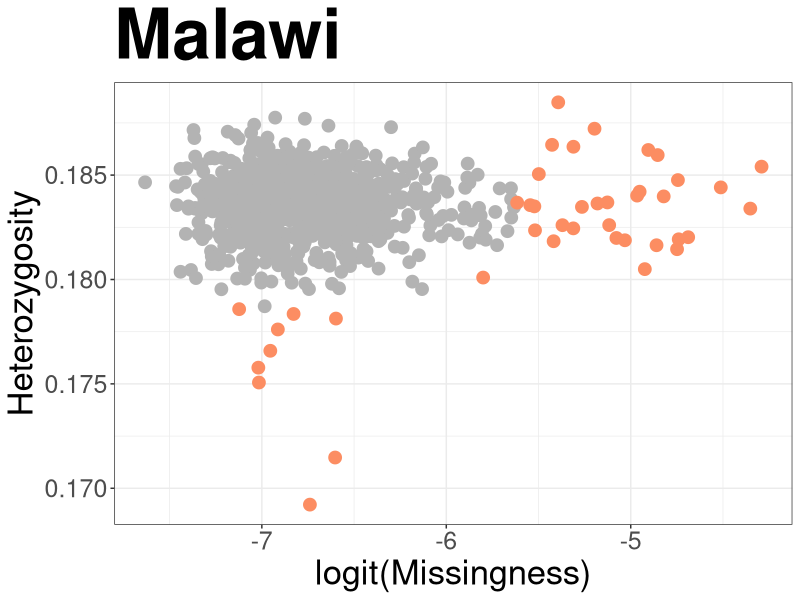
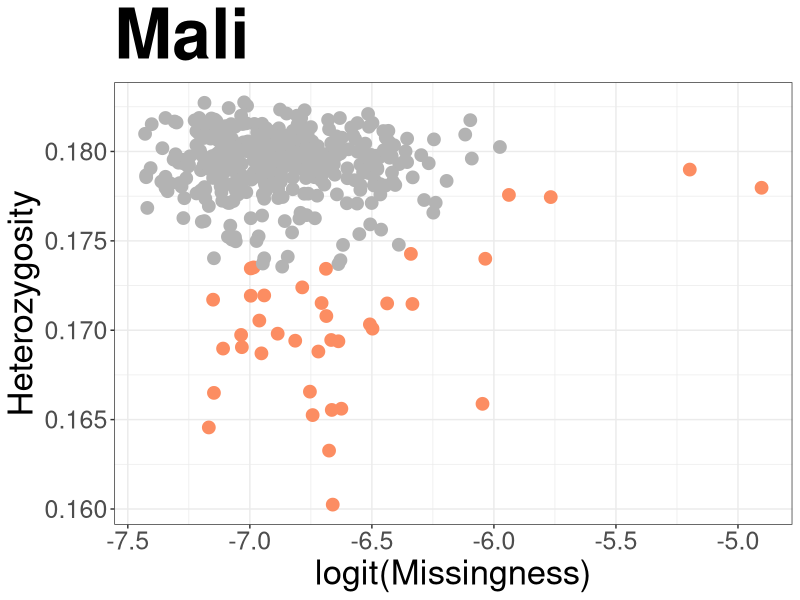

Write R code to recreate these figures, in order.
rm(list = ls(all=TRUE))
library(ggplot2)
library(mvtnorm)
library(quantreg)
library(MCMCpack)
library(patchwork)
library(RColorBrewer)

#aberrant function taken from: https://www.well.ox.ac.uk/~spencer/Aberrant/
aberrant <-
  function ( x , lambda , niter = 10000 , burnin = 100 , prior_df = NULL, prior_scale= NULL, hyper_prior_mean = NULL , hyper_prior_var = NULL,  hyper_prior_df = NULL , hyper_prior_scale = NULL , alpha = NULL, beta = NULL , standardize = TRUE , verbose = TRUE , uncorr = FALSE )     
  {
    
    if ( missing ( x ) ) { stop ( "'x' missing" ) } 
    
    # n is the number of individuals, m is the number of summary statistics, and g is the number of groups (2 groups: "normal" individuals and outliers)
    x_ini <- as.matrix ( x ) 
    nb_ind <- nrow ( x_ini )
    m <- ncol ( x_ini )
    g <- 2
    
    ## Data and parameter format checks 
    # currently, the function can handle only 2 summary statistics
    if ( m != 2 ) 
    {
      stop ( "x must be a matrix of two summary statistics" )
    }
    
    if ( missing ( lambda ) || ! is.numeric ( lambda ) || length ( lambda ) != 1 )
    {
      stop ("Parameter 'lambda' must be a numeric of length 1")
    }
    
    if ( ! is.null ( hyper_prior_var ) & ( ! is.numeric ( hyper_prior_var ) || length ( hyper_prior_var  ) != m )  ) 
    {
      stop ( paste ( "Prior parameter 'hyper_prior_var' must be either NULL either a vector of length " , m ) ) 
    }
    
    if ( ! is.null ( hyper_prior_df ) & ( ! is.numeric ( hyper_prior_df ) || length ( hyper_prior_df ) != 2 ) )
    {
      stop ( "Parameter 'hyper_prior_df' must be either NULL either a numeric vector of length 2" )
    }
    
    if ( ! is.null ( hyper_prior_scale ) & ( ! is.numeric ( hyper_prior_scale ) || length ( hyper_prior_scale ) != m ) )
    {
      stop ( "Parameter 'hyper_prior_scale' must be either NULL either a numeric vector of length 2" )
    }
    
    if ( ! is.null ( prior_df ) & ( ! is.numeric ( prior_df ) || ( uncorr == TRUE & length ( prior_df ) != 2 ) || ( uncorr == FALSE & length ( prior_df ) != 1 ) ) )
    {
      stop ( "Parameter 'prior_df' must be a numeric of length 1 if uncorr=FALSE and a numeric of length 2 if uncorr=TRUE" )
    }
    
    if ( ! is.null ( prior_scale ) & ( ! is.matrix ( prior_scale ) || nrow ( prior_scale ) != m ) )
    {
      stop ( "Parameter 'prior_scale' must be either NULL either a 2*2 matrix" )
    }
    
    if ( ! ( is.null ( hyper_prior_mean ) & is.null ( hyper_prior_var ) & is.null ( prior_df ) & is.null ( prior_scale ) & is.null ( hyper_prior_df ) & is.null ( hyper_prior_scale ) ) & ! ( ! is.null ( hyper_prior_mean ) &  ! is.null ( hyper_prior_var ) & ! is.null ( prior_df ) &  ! is.null ( prior_scale ) & !is.null ( hyper_prior_df ) & !is.null ( hyper_prior_scale ) ) )
    {
      stop ( paste ( "Prior parameters  'prior_df', 'prior_scale', 'hyper_prior_mean', 'hyper_prior_var', 'hyper_prior_df' and 'hyper_prior_scale' must be all NULL or all numeric" ) )
    }
    
    if ( ! is.null (prior_scale) & uncorr == TRUE & ( ! prior_scale[1,2]==0 || ! prior_scale[2,1]==0 ) )
    {
      stop ( "If uncorr = TRUE, then matrix 'prior_scale' must be either NULL or diagonal" )
    }
    
    if ( ! is.null ( alpha ) & ( ! is.numeric ( alpha ) || length ( alpha ) != 1 ) )
    {
      stop ( "Parameter 'alpha' must be a numeric of length 1" )
    }
    
    if ( ! is.null ( beta ) & ( ! is.numeric ( beta ) || length ( beta ) != 1 ) )
    {
      stop ( "Parameter 'beta' must be a numeric of length 1" )
    }
    
    if ( ! ( is.null ( alpha ) & is.null ( beta ) ) & ! ( ! is.null ( alpha ) &  ! is.null ( beta ) ) )
    {
      stop ( paste ( "Prior parameters 'alpha' and 'beta' must be both NULL or both numeric" ) )
    }
    
    
    # Standardize the data if required
    if ( standardize ) { x <- scale ( x_ini ) }
    if ( ! standardize ) { x <- x_ini }
    
    # param is a list containing values for mean and variance of the summary statistics in the "normal" and "outlier" group. Hyper_param is a list containing values for mean and variance of the prior on the means of the distribution describing the variability of the summary statistics. 
    param <- list ( mean = array ( NA , dim = c ( m , g ) ) , var = array( 0 , dim = c ( m , m , g ) ) )
    hyper_param <- list ( mean = array ( NA , dim = m ) , var = array( 0 , dim = c ( m , m ) ) )
    
    # Initialization of various parameters
    # sum_mean: sum the sampled mean of the summary statistics for the "normal" individuals
    # sum_var: sum the sampled variance of the summary statistics for the "normal" individuals
    # group: 0 if individual is "normal", 1 otherwise
    # post: posterior probability of being an outlier for each individual
    # counts: number of iterations where each individual is sampled as an outliers	
    # theta: parameter of the Bernoulli distribution for the outlier indicator z
    
    sum_mean <- rep ( 0 , m )
    sum_var <- matrix ( 0 , m , m )
    group <- rep ( NA , nb_ind )
    post <- rep ( NA , nb_ind )
    counts <- rep ( 0 , nb_ind )
    theta <- rep ( 0 , nb_ind )
    
    ## Initialization of algorithm
    # if no prior is given, individuals are considered outliers if at least one of their summary statistics is higher (respectively lower) than the corresponding 90% quantile (respectively 10% quantile). Mean of outlier individuals is set to the mean of the "normal" individuals and covariance matrix of the outliers is set to lamda^2 times the covariance matrix of the "normal" individual
    # if some priors are given, then the parameters are set according to these priors (mean of both normal and outliers are set to hyper_prior_mean, and the variance of the normal individuals is set to the mode of the prior distribution used for this parameter)
    # out: index of "outliers"
    # n: number of "normal" and "outlier" individuals
    # q: prior probability of being an outlier
    if ( is.null ( alpha ) ) { q <- 1/2 }
    if ( ! is.null (alpha) ) { q <- alpha / (alpha + beta) }
    
    if ( is.null(hyper_prior_mean) )
    {
      out <- x [,1] <= quantile ( x[,1],0.1) | x [,1] >= quantile ( x[,1],0.9)  | x [,2] <= quantile ( x[,2],0.1) | x [,2] >= quantile ( x[,2],0.9) 
      n <- c ( sum ( ! out ), sum ( out ) )
      
      param$mean[,1] <- colMeans ( x[ ! out,] )
      param$mean[,2] <- param$mean[,1]
      param$var[,,1] <- cov ( x [ ! out,] )
      if ( uncorr == TRUE ) 
      { 
        param$var[1,2,1] <- 0
        param$var[2,1,1] <- 0
      }
      param$var[,,2] <- lambda^2 * param$var[,,1] 
    }
    
    if (! is.null(hyper_prior_mean) )
    {
      hyper_param$mean <- hyper_prior_mean 
      param$mean[,1] <- hyper_param$mean
      param$mean[,2] <- hyper_param$mean
      param$var[,,1] <- prior_scale / ( prior_df + 3 )
      
      if ( uncorr == TRUE ) 
      { 
        param$var[1,2,1] <- 0
        param$var[2,1,1] <- 0
      }
      param$var[,,2] <- lambda^2 * param$var[,,1] 
      
      for ( j in 1:m )
      {
        df <- 2 + hyper_prior_df[j]
        sigma2 <- ( hyper_prior_df[j] * hyper_prior_scale[j] + sum ( ( param$mean[j,] - hyper_param$mean[j] )^2 ) ) / df
        hyper_param$var[j,j] <- 1 / rgamma ( 1 , shape = df / 2  , scale = 2 / ( df * sigma2 ) )
      } 
      
      #Update z
      log_p1 <- dmvnorm ( x , mean = param$mean[,2] , sigma = param$var[,,2] , log = TRUE ) 
      log_p0 <- dmvnorm ( x , mean = param$mean[,1] , sigma = param$var[,,1] , log = TRUE )  
      
      if ( q == 0 ) { theta <- rep ( 0 , n ) }
      if ( q != 0 ) { theta <- 1 / ( ( ( 1 - q ) / q ) * exp ( log_p0 - log_p1 ) + 1  )  }
      
      z <- rbinom ( nb_ind , size = 1 , prob = theta )
      out <- as.logical ( z )
      n <- c ( sum ( ! out ), sum ( out ) )
    }
    
    ## Gibbs sampling
    for ( iter in 1 : niter )
    {
      
      if ( verbose & iter %% 500 == 0 ) 
      { 
        writeLines ( paste ( "Iteration" , iter ) ) 
      }
      
      # Update mean and variance for normal and outlier individuals
      # If priors are given
      if (! is.null ( hyper_prior_mean ) )
      {
        for ( i in 1:2 )
        {
          if ( i == 1 ) { subset <- ! out }
          if ( i == 2 ) { subset <- out }
          
          mat <- diag( 1 / diag ( hyper_param$var ) )
          val <- solve ( mat + n[i] * solve ( param$var[,,i] ) )
          
          if ( n[i] > 1 ) { mu <- mat %*% hyper_param$mean + solve ( param$var[,,i] ) %*% colSums ( x [ subset ,] ) }
          if ( n[i] == 1 ) { mu <- mat %*% hyper_param$mean + solve ( param$var[,,i] ) %*% x [ subset ,] }
          if ( n[i] == 0 ) { mu <- mat %*% hyper_param$mean }
          
          param$mean[,i] <- rmvnorm ( 1 , mean =  val %*% mu , sigma = val )
        }
        
        if ( uncorr == FALSE )
        {
          df <- n[1] + prior_df
          if ( n[1] >= 1 ) { sigma2 <- prior_scale + ( t(x[!out,])-param$mean[,1] ) %*% t ( t(x[!out,]) - param$mean[,1] ) }
          if ( n[1] == 0 ) { sigma2 <- prior_scale }
          param$var[,,1] <- riwish ( df , sigma2 )
        }
        
        if ( uncorr == TRUE )
        {
          for ( j in 1:m )
          {
            df <- n[1] + prior_df[j]
            if ( n[1] >= 1 ) { sigma2 <- ( prior_df[j] * prior_scale[j,j] + sum ( ( x[ !out,j] - param$mean[j,1])^2 ) ) / df }
            if ( n[1] == 0 ) { sigma2 <- ( prior_df[j] * prior_scale[j,j] ) / df }
            param$var[j,j,1] <- 1 / rgamma ( 1 , shape = df / 2 , scale = 2 / ( df * sigma2 ) )
          }
        }
      }
      
      # If priors are not given (uninformative priors)
      if ( is.null ( hyper_prior_mean ) )
      {
        for ( i in 1:2 )
        {
          if ( i == 1 ) { subset <- ! out }
          if ( i == 2 ) { subset <- out }
          
          if ( n[i] > 1 ) { mu <- colSums ( x [ subset,] ) / n[i] }
          if ( n[i] == 1 ) { mu <- x [ subset,] / n[i] }
          if ( n[i] == 0 ) { stop ( "Iteration without inlier or outlier identified: please provide some priors so that all distributions are well defined" ) }
          
          sigma <- param$var[,,i] / n[i]
          param$mean[,i] <- rmvnorm ( 1 , mean = mu, sigma = sigma ) 
        }
        
        if ( uncorr == FALSE )
        {
          df <- n[1]
          if ( n[1] >= 1 ) { sigma2 <-  ( t(x[!out,])-param$mean[,1] ) %*% t ( t(x[!out,]) - param$mean[,1] ) }
          if ( n[1] == 0 ) { stop ( "Iteration without inlier identified: please provide some priors so that all distributions are well defined" ) }
          param$var[,,1] <- riwish ( df , sigma2 ) 
        }
        
        if ( uncorr == TRUE )
        {
          for ( j in 1:m )
          {
            df <- n[1]
            if ( n[1] >= 1 ) { sigma2 <- sum ( ( x[!out,j]-param$mean[j,1])^2) / df }
            if ( n[1] == 0 ) { stop ( "Iteration without inlier identified: please provide some priors so that all distributions are well defined" ) }
            param$var[j,j,1] <- 1 / rgamma ( 1 , shape = df/2 , scale = 2 / ( df * sigma2) )
          }
        }
      }
      
      
      param$var[,,2] <- lambda^2 * param$var[,,1] 
      
      
      #Update hyper parameters if priors have been given
      if ( ! is.null ( hyper_prior_mean ) )
      {
        for ( j in 1:m )
        {
          var <- 1 / ( 1/hyper_prior_var[j] + 2/hyper_param$var[j,j])
          mu <- ( hyper_prior_mean[j] /hyper_prior_var[j] + sum( param$mean[j,] ) / hyper_param$var[j,j] ) * var
          hyper_param$mean[j] <- rnorm ( 1 , mean = mu, sd = sqrt ( var ) )
          
          df <- hyper_prior_df[j] + 2
          sigma2 <- ( hyper_prior_df[j] * hyper_prior_scale[j] + sum ( ( param$mean[j,] - hyper_param$mean[j] )^2 ) ) / df
          hyper_param$var[j,j] <- 1 / rgamma ( 1 , shape = df / 2  , scale = 2 / ( df * sigma2 ) )
        } 
      }
      
      #Update z
      log_p1 <- dmvnorm ( x , mean = param$mean[,2] , sigma = param$var[,,2] , log = TRUE ) 
      log_p0 <- dmvnorm ( x , mean = param$mean[,1] , sigma = param$var[,,1] , log = TRUE )  
      
      if ( q == 0 ) { theta <- rep ( 0 , n ) }
      if ( q != 0 ) { theta <- 1 / ( ( ( 1 - q ) / q ) * exp ( log_p0 - log_p1 ) + 1  )  }
      
      z <- rbinom ( nb_ind , size = 1 , prob = theta )
      out <- as.logical(z)
      n <- c ( sum ( !out ) , sum ( out) )
      
      #Update q if prior is given
      if ( ! is.null ( alpha ) ) { q <- rbeta ( 1 , shape1 = n[2] + alpha , shape2 = n[1] + beta ) }
      
      if ( iter > burnin )
      {
        counts <- counts + z 
        sum_mean <- sum_mean + param$mean[,1]
        sum_var <- sum_var + param$var[,,1]
      }
      
    }
    
    post <- counts / (niter-burnin)
    outlier <- which ( post >= 0.5 )
    inlier <- which ( post < 0.5 )
    
    # Compute posterior mean and posterior variance for "normal" individuals
    mean_post_mean <- sum_mean / (niter-burnin)
    mean_post_var <- sum_var / (niter-burnin)
    
    # if verbose=TRUE, display the number of outliers identified on the screen
    if ( verbose )
    {
      if ( length ( outlier ) <= 1 ) { text <- "outlier" }
      if ( length ( outlier ) > 1 ) { text <- "outliers" }
      writeLines ( paste ( "\n" ,length ( outlier ) , text , "\n\n" ) )
    }
    
    if ( length ( outlier ) != 0 ) { group [ outlier ] <- 1 }
    group [ inlier ] <- 0
    
    return ( list ( x = x_ini , group = group , posterior = post , lambda = lambda , post_mean = mean_post_mean , post_var = mean_post_var , standardize = standardize, inlier = inlier , outlier = outlier ) )
    
  }

cols <- brewer.pal(8,"Set2")
cols2 <- brewer.pal(8,"Dark2")

#read in heterozygosity/missingness data for Malawi
hm = read.table("malawi.het_miss.txt", header = TRUE)
hm$het = (hm$nm-hm$o_hom)/hm$nm
hm$logit_miss = log(hm$miss/(1-hm$miss))

#identify outliers
l5 <- aberrant(cbind(hm$het, hm$logit_miss), lambda = 20)

#highlight outliers
hm$out <- c(0)
hm$out[l5$outlier] <- c(1)

#plot heterozysity/missingness highlighting outlier samples - Malawi
p.malawi = ggplot(hm, aes(logit_miss, het)) + 
  geom_point(aes(colour = factor(out)), size = 4) + 
  scale_colour_manual(name = "exclude", values =c(cols[8], cols[2])) +
  theme_bw() +
  ylab("Heterozygosity") +
  xlab("logit(Missingness)") +
  ggtitle("Malawi") +
  theme(axis.text=element_text(size=18),
        axis.title=element_text(size=25),
        legend.position = "none",
        plot.title=element_text(size=50, face = "bold"))
p.malawi

#read in heterozygosity/missingness data for Malawi
hm = read.table("mali.het_miss.txt", header = TRUE)
#identify outliers
l5 <- aberrant(cbind(hm$het, hm$logit_miss), lambda = 20)

#highlight outliers
hm$out <- c(0)
hm$out[l5$outlier] <- c(1)

#plot heterozysity/missingness highlighting outlier samples - Mali
p.mali = ggplot(hm, aes(logit_miss, het)) + 
  geom_point(aes(colour = factor(out)), size = 4) + 
  scale_colour_manual(name = "exclude", values =c(cols[8], cols[2])) +
  theme_bw() +
  ylab("Heterozygosity") +
  xlab("logit(Missingness)") +
  ggtitle("Mali") +
  theme(axis.text=element_text(size=18),
        axis.title=element_text(size=25),
        legend.position = "none",
        plot.title=element_text(size=50, face = "bold"))
p.mali

p <- ((p.malawi)/(p.mali))

ggsave(
  "FigS9.jpg",
  width = 7,
  height = 14,
  dpi = 300
) 
